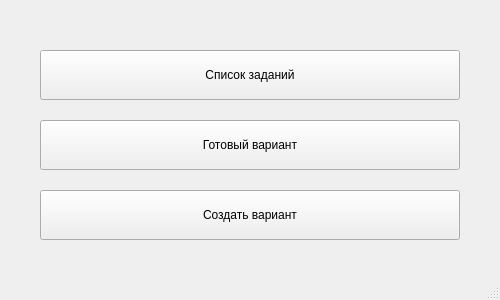
<?xml version="1.0" encoding="UTF-8"?>
<ui version="4.0">
 <class>Window</class>
 <widget class="QMainWindow" name="Window">
  <property name="geometry">
   <rect>
    <x>0</x>
    <y>0</y>
    <width>500</width>
    <height>300</height>
   </rect>
  </property>
  <property name="minimumSize">
   <size>
    <width>500</width>
    <height>300</height>
   </size>
  </property>
  <property name="maximumSize">
   <size>
    <width>500</width>
    <height>300</height>
   </size>
  </property>
  <property name="windowTitle">
   <string>MainWindow</string>
  </property>
  <widget class="QWidget" name="centralwidget">
   <widget class="QPushButton" name="tasks">
    <property name="geometry">
     <rect>
      <x>40</x>
      <y>50</y>
      <width>420</width>
      <height>50</height>
     </rect>
    </property>
    <property name="minimumSize">
     <size>
      <width>420</width>
      <height>50</height>
     </size>
    </property>
    <property name="maximumSize">
     <size>
      <width>420</width>
      <height>50</height>
     </size>
    </property>
    <property name="text">
     <string>Список заданий</string>
    </property>
   </widget>
   <widget class="QPushButton" name="ready_variant">
    <property name="geometry">
     <rect>
      <x>40</x>
      <y>120</y>
      <width>420</width>
      <height>50</height>
     </rect>
    </property>
    <property name="minimumSize">
     <size>
      <width>420</width>
      <height>50</height>
     </size>
    </property>
    <property name="maximumSize">
     <size>
      <width>420</width>
      <height>50</height>
     </size>
    </property>
    <property name="text">
     <string>Готовый вариант</string>
    </property>
   </widget>
   <widget class="QPushButton" name="create_new">
    <property name="geometry">
     <rect>
      <x>40</x>
      <y>190</y>
      <width>420</width>
      <height>50</height>
     </rect>
    </property>
    <property name="minimumSize">
     <size>
      <width>420</width>
      <height>50</height>
     </size>
    </property>
    <property name="maximumSize">
     <size>
      <width>420</width>
      <height>50</height>
     </size>
    </property>
    <property name="text">
     <string>Создать вариант</string>
    </property>
   </widget>
  </widget>
  <widget class="QMenuBar" name="menubar">
   <property name="geometry">
    <rect>
     <x>0</x>
     <y>0</y>
     <width>500</width>
     <height>26</height>
    </rect>
   </property>
  </widget>
  <widget class="QStatusBar" name="statusbar"/>
 </widget>
 <resources/>
 <connections/>
</ui>
